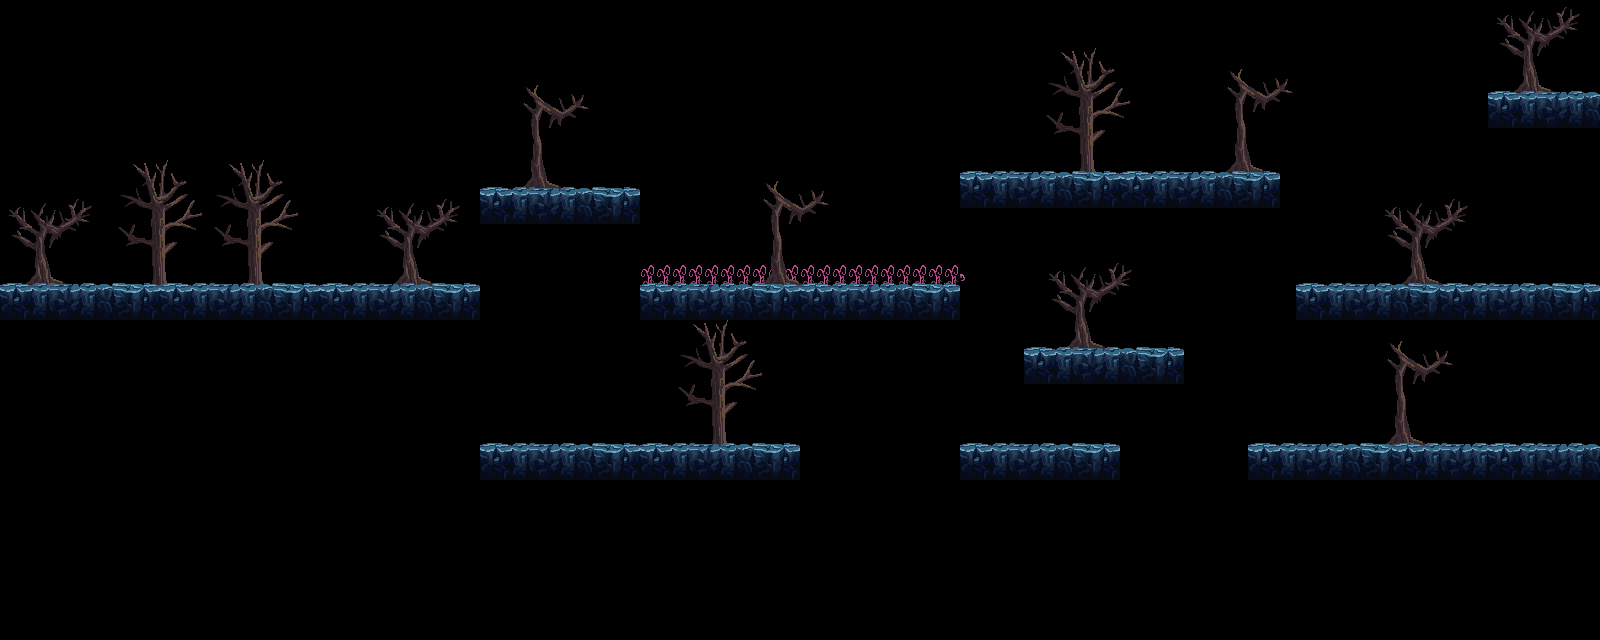

This is a level from a 2D game, rendered from its Tiled map with the project's own tilesets. A one-line summary and the map file follow, with tile-layer data summarised:
An orthogonal 100x40 tile map with 16x16 px tiles, 3 tile layers (foregroundenvironment1, backgroundenvironment1, platforms).

<map version="1.8" tiledversion="1.8.4" orientation="orthogonal" renderorder="right-down" width="100" height="40" tilewidth="16" tileheight="16" infinite="0" nextlayerid="4" nextobjectid="1">
 <tileset firstgid="1" source="../main_lev_build_1.tsx" />
 <layer id="3" name="foregroundenvironment1" width="100" height="40">
  <data>[4000 cells, 92 non-empty, 13 distinct tile ids]</data>
 </layer>
 <layer id="2" name="backgroundenvironment1" width="100" height="40">
  <data>[4000 cells, 562 non-empty, 130 distinct tile ids]</data>
 </layer>
 <layer id="1" name="platforms" width="100" height="40">
  <data>[4000 cells, 504 non-empty, 24 distinct tile ids]</data>
 </layer>
</map>
